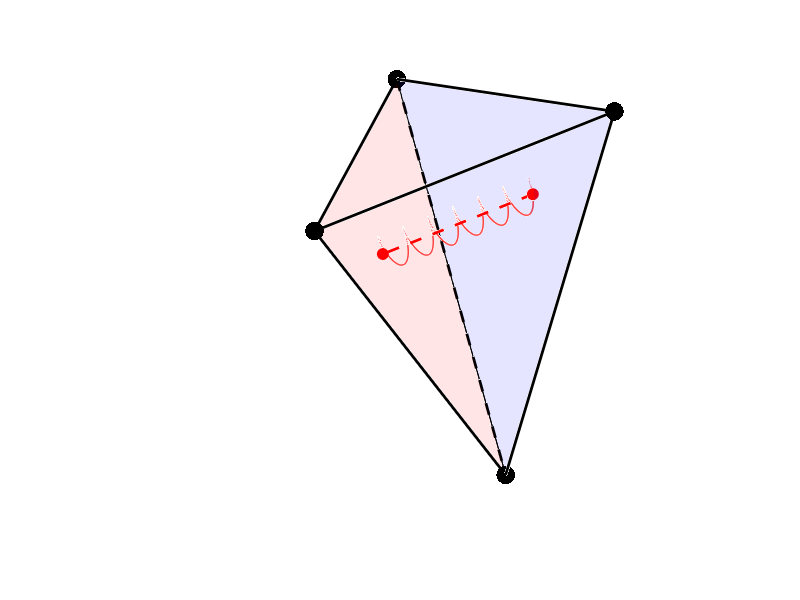

MATLAB code to generate this figure:
clear all, close all
P1 = [0,0,0];
P2 = 1 * [0, sin(pi/6),cos(pi/6)];
P3 = 1 * [0,-sin(pi/6),cos(pi/6)];
P4 = 1 * [sin(pi/6),0,2*cos(pi/6)/3];
P5 = 1 * [-sin(pi/6),0,2*cos(pi/6)/3];

V1 = 0;
V2 = 0.35;
V3 = 0.4;
V4 = 0.15;
%V5 = 0.15;


PM1 = 1/4*(P1+2*P2+P3);
PM2 = 1/4*(P1+P3+2*P4);

r = 0.04;
omega = 12*pi;
dir1 = (PM2-PM1);
dir1 = dir1/norm(dir1);
dir2 = P3-P1;
dir2 = dir2/norm(dir2);
dir3 = cross(dir1,dir2);
dir3 = dir3/norm(dir3);
f = @(s) PM1 + (PM2-PM1)*s +r*(dir2*cos(omega*s)+dir3*sin(omega*s))   ;%s = [0,1]

g1 = [P1;P2;P3;P4]\[V1;V2;V3;V4]%of right tetrahedron
% g2 = [P1;P2;P3;P5]\[V1;V2;V3;V5]

MaSi=40;


figure(1)
plot3([P1(1);P2(1)],[P1(2);P2(2)],[P1(3);P2(3)],'-k','MarkerSize',MaSi,'LineWidth',2)
hold on
plot3([P2(1);P3(1)],[P2(2);P3(2)],[P2(3);P3(3)],'.-k','MarkerSize',MaSi,'LineWidth',2)
plot3([P3(1);P1(1)],[P3(2);P1(2)],[P3(3);P1(3)],'.--k','MarkerSize',MaSi,'LineWidth',2)
plot3([P1(1);P4(1)],[P1(2);P4(2)],[P1(3);P4(3)],'.-k','MarkerSize',MaSi,'LineWidth',2)
plot3([P2(1);P4(1)],[P2(2);P4(2)],[P2(3);P4(3)],'.-k','MarkerSize',MaSi,'LineWidth',2)
plot3([P3(1);P4(1)],[P3(2);P4(2)],[P3(3);P4(3)],'.-k','MarkerSize',MaSi,'LineWidth',2)
plot3(PM1(1),PM1(2),PM1(3),'ro','MarkerSize',8,'MarkerFaceColor','r')
plot3(PM2(1),PM2(2),PM2(3),'ro','MarkerSize',8,'MarkerFaceColor','r')
plot3([PM1(1);PM2(1)],[PM1(2);PM2(2)],[PM1(3);PM2(3)],'r--','MarkerSize',8,'MarkerFaceColor','r','LineWidth',2)

%plot gyro motion:
s_vec = linspace(0,1,1000).';
f_vec = nan(numel(s_vec),3);
for i = 1:numel(s_vec);
    f_vec(i,:) = f(s_vec(i));
end

plot3(f_vec(:,1),f_vec(:,2),f_vec(:,3),'-r','LineWidth',1)
pos_arrow = f_vec(end,:);
dir_arrow = 15*(f_vec(end,:)-f_vec(end-1,:));
quiver3(pos_arrow(1),pos_arrow(2),pos_arrow(3),dir_arrow(1),dir_arrow(2),dir_arrow(3),'r')

% quiver3(0,0,0,g1(1),g1(2),g1(3),'-r','LineWidth',2)
%
% plot3([P1(1);P5(1)],[P1(2);P5(2)],[P1(3);P5(3)],'.-k','MarkerSize',30,'LineWidth',2)
% plot3([P2(1);P5(1)],[P2(2);P5(2)],[P2(3);P5(3)],'.-k','MarkerSize',30,'LineWidth',2)
% plot3([P3(1);P5(1)],[P3(2);P5(2)],[P3(3);P5(3)],'.-k','MarkerSize',30,'LineWidth',2)
% quiver3(0,0,0,g2(1),g2(2),g2(3),'-b','LineWidth',2)

% P = [P1;P2;P3;P4;P5];
% for i=1:5
%     text(P(i,1)+0.01,P(i,2),P(i,3)-0.015,['  ',num2str(i)],'FontSize',32,'Color','k')
% end
x = [P1(1),P2(1),P3(1)];
y = [P1(2),P2(2),P3(2)];
z = [P1(3),P2(3),P3(3)];
 patch(x,y,z,'blue','FaceAlpha',0.1)
x = [P1(1),P3(1),P4(1)];
y = [P1(2),P3(2),P4(2)];
z = [P1(3),P3(3),P4(3)];
 patch(x,y,z,'red','FaceAlpha',0.1)
axis equal
axis off
view(150.34,4.8427)